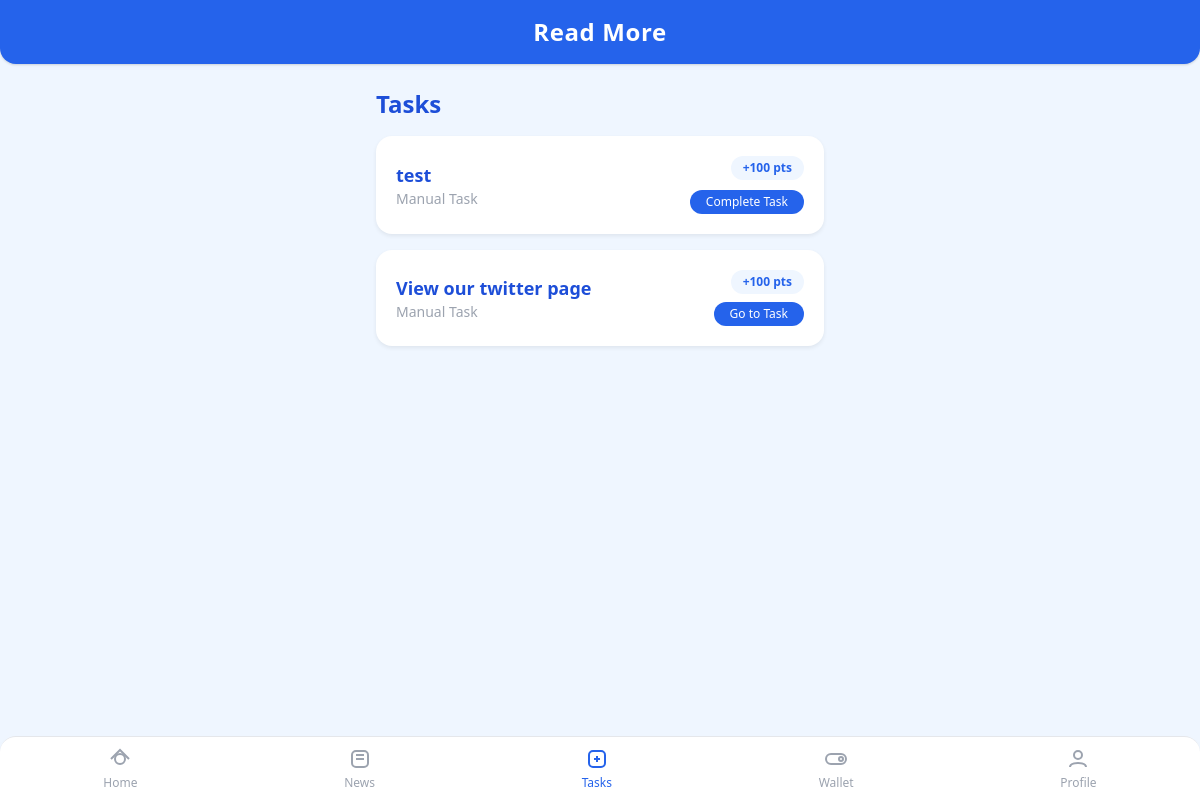
Page /manual-tasks/ (signed in) on the committed database.
### news/models.py (models this page shows, shortened)
class ManualTask(models.Model):
    description = models.CharField(max_length=512)
    button_url = models.URLField(blank=True, null=True, help_text="URL for the task button (e.g., https://twitter.com/yourpage)")
    points = models.PositiveIntegerField(default=100)
    is_active = models.BooleanField(default=True)

### news/views.py (the view, shortened to what this page needs)
# urls.py: path('manual-tasks/', views.manual_tasks_view, name='manual_tasks'),
@login_required
def manual_tasks_view(request):
    tasks = ManualTask.objects.filter(is_active=True)
    completed_ids = set(TaskCompletion.objects.filter(user=request.user).values_list('manual_task_id', flat=True))
    return render(request, 'manual_tasks.html', {'tasks': tasks, 'completed_ids': completed_ids})

### templates/manual_tasks.html (shortened to what this page needs)
{% extends 'base.html' %}
{% block content %}
<div class="max-w-md mx-auto mt-6">
  <h2 class="text-2xl font-bold text-blue-700 mb-4">Tasks</h2>
  <div class="space-y-4">
    {% for task in tasks %}
      <div class="bg-white card rounded-xl shadow flex flex-col md:flex-row md:items-center justify-between p-5">
        <div class="flex flex-col">
          <span class="text-lg font-bold text-blue-700">{{ task.description }}</span>
          <span class="text-gray-400 text-sm">Manual Task</span>
        </div>
        <div class="flex flex-col items-end">
          <span class="bg-blue-50 text-blue-600 px-3 py-1 rounded-full text-xs font-semibold mb-2">+{{ task.points }} pts</span>
          {% if task.id in completed_ids %}
            <span class="bg-gray-100 text-gray-400 px-3 py-1 rounded-full text-xs font-semibold">Completed</span>
          {% else %}
            {% if task.button_url %}
              <a href="{{ task.button_url }}" target="_blank" class="bg-blue-600 text-white px-4 py-1 rounded-full text-xs text-center block complete-task-btn" data-task-id="{{ task.id }}">Go to Task</a>
            {% else %}
              <form method="post" style="display:inline;">
                <button class="bg-blue-600 text-white px-4 py-1 rounded-full text-xs">Complete Task</button>
              </form>
            {% endif %}
          {% endif %}
        </div>
      </div>
    {% empty %}
      <div class="bg-white card rounded-xl shadow p-5 text-center text-gray-400">No manual tasks available right now.</div>
    {% endfor %}
  </div>
</div>
{% endblock %}

### templates/base.html (style rules this page uses)
body { background: #F5F7FA; }
.card { box-shadow: 0px 2px 4px rgba(0,0,0,0.07); border-radius: 1rem; }

### rows in the picture
ManualTask: description "test", points "100"
ManualTask: description "View our twitter page", points "100"
